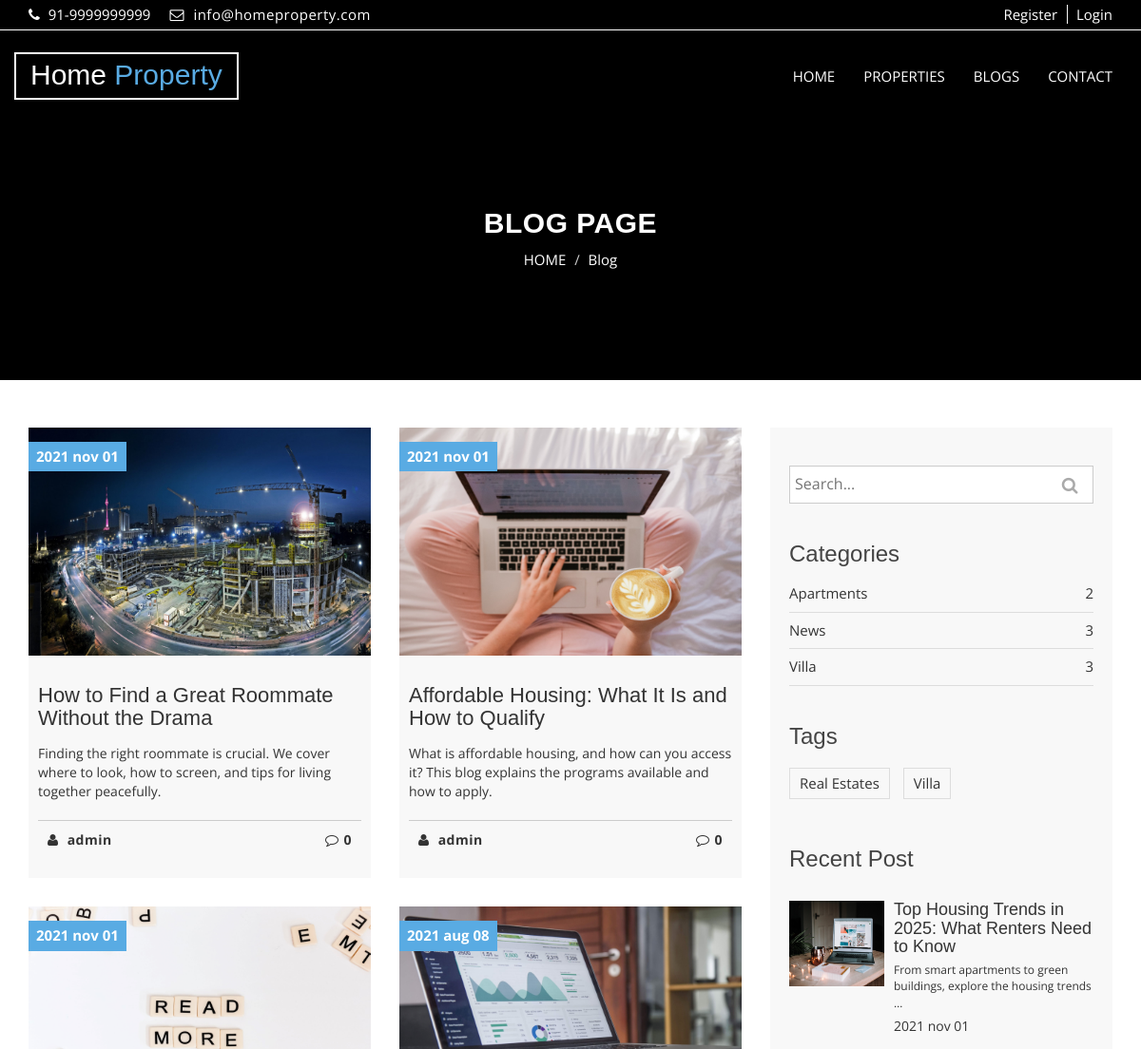
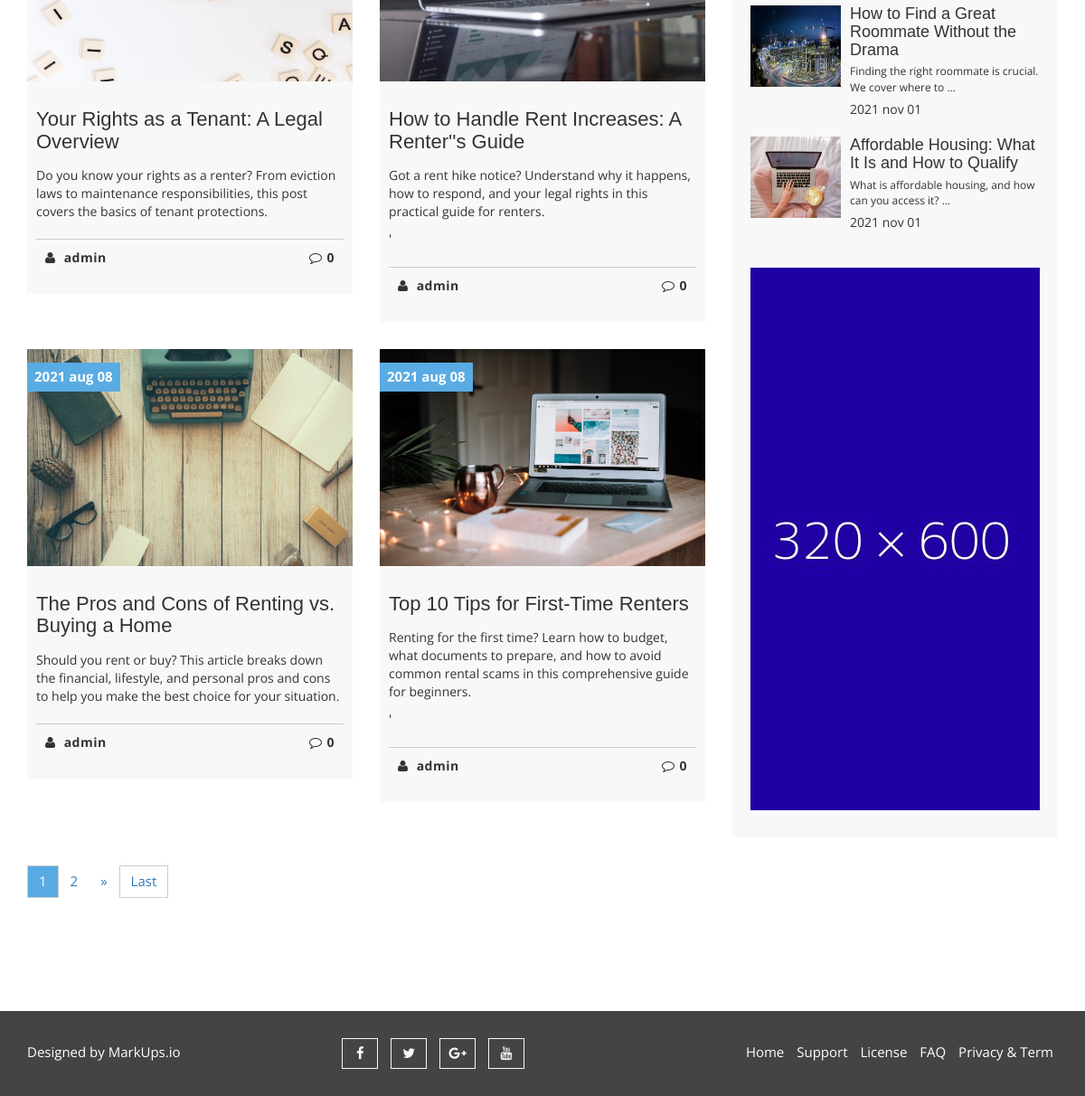
The page /blogs/tags/real-estates/ on the database its author committed (2 pictures, top to bottom).
### blog/models.py (models this page shows, shortened)
class Blog(models.Model):
    title = models.CharField(max_length=55, verbose_name='Title')
    author = models.ForeignKey(User, verbose_name='Author', on_delete = models.CASCADE, blank=False, null=False)
    category = models.ForeignKey("Category", related_name="blog", verbose_name='Category', on_delete=models.CASCADE, blank=True, null=True)
    tag = models.ManyToManyField("Tag", related_name="blogs", verbose_name='Tags', blank=True)
    image = models.ImageField(upload_to='blogs/', verbose_name='Image')
    content = RichTextField()
    slug = AutoSlugField(populate_from='title')
    pub_date = models.DateTimeField(auto_now_add=True)
    update_date = models.DateTimeField(auto_now=True)
    def get_absolute_url(self):
        return reverse('blog:Blog-Detail', kwargs={"pk": self.pk})
    class Meta:
        ordering = ('-pub_date',)

class Category(models.Model):
    title = models.CharField(max_length=55, verbose_name='Title')
    slug = AutoSlugField(populate_from='title')
    pub_date = models.DateTimeField(auto_now_add=True)
    def get_absolute_url(self):
        return reverse("blog:Blog-Category", kwargs={"category": self.slug})
    class Meta:
        verbose_name_plural = "Catrgories"

class Tag(models.Model):
    title = models.CharField(max_length=55, verbose_name='Title')
    slug = AutoSlugField(populate_from='title')
    pub_date = models.DateTimeField(auto_now_add=True)
    def get_absolute_url(self):
        return reverse("blog:Blog-Tag", kwargs={"tag": self.slug})

### blog/views.py (the view)
# urls.py: path("blogs/tags/<slug:tag>/", views.TagView.as_view(), name="Blog-Tag"),
class TagView(ListView):
    template_name = "blog/blog_list.html"
    context_object_name = "blogs"
    paginate_by = 6
    def get_queryset(self):
        return get_list_or_404(Blog.objects.select_related("author").prefetch_related("comments"), tag__slug=self.kwargs["tag"])

### blog/context_processors.py (called while the page is built)
def blog_context(request):
    categories = Category.objects.all().annotate(num_blogs=Count("blog"))
    tags = Tag.objects.all()
    recent_posts = Blog.objects.order_by("-pub_date")[:3]
    return {"categories": categories, "tags": tags, "recent_posts": recent_posts}

### property/context_processors.py (called while the page is built, shortened)
def global_context(request):
    return {}

### property/templatetags/template_tags.py (called while the page is built)
@register.simple_tag
def relative_url(value, field_name, urlencode=None):
    url = f'?{field_name}={value}'
    if urlencode:
        querystring = urlencode.split('&')
        filtered_querystring = filter(lambda p: p.split('=')[0] != field_name, querystring)
        encoded_querystring = '&'.join(filtered_querystring)
        url = f'{url}&{encoded_querystring}'
    return url

### blog/templates/blog/blog_list.html (shortened to what this page needs)
{% extends 'base.html' %}
{% load static %}
{% block content %}
  <section id="aa-property-header">
    <div class="container">
      <div class="row">
        <div class="col-md-12">
          <div class="aa-property-header-inner">
            <h2>Blog Page</h2>
            <ol class="breadcrumb">
            <li><a href="#">HOME</a></li>
            <li class="active">Blog</li>
          </ol>
          </div>
        </div>
      </div>
    </div>
  </section>
  <section id="aa-blog">
    <div class="container">
      <div class="row">
        <div class="col-md-12">
          <div class="aa-blog-area">
            <div class="row">
              <div class="col-md-8">
                <div class="aa-blog-content">
                  <div class="row">
                  {% for blog in blogs %}
                    <div class="col-md-6 col-sm-6">
                      <article class="aa-blog-single">
                        <figure class="aa-blog-img">
                          <a href="{{blog.get_absolute_url}}"><img alt="img" src="{{blog.image.url}}"></a>
                          <span class="aa-date-tag">{{blog.pub_date|date:"Y b d"}}</span>
                        </figure>
                        <div class="aa-blog-single-content">
                          <h3><a href="{% url 'blog:Blog-Detail' blog.id %}">{{blog.title}}</a></h3>
                          <p>{{blog.content|safe|truncatewords:30}}</p>
                          <div class="aa-blog-single-bottom">
                            <a class="aa-blog-author" href="#"><i class="fa fa-user"></i> {{blog.author}}</a>
                            <a class="aa-blog-comments" href="#"><i class="fa fa-comment-o"></i>{{blog.comments.count}}</a>
                          </div>
                        </div>
                      </article>
                    </div>
                  {%endfor%}
                  </div>
                  <div class="row">
                    <div class="col-md-12">
                      <div class="aa-properties-content-bottom">
                        <nav>
                          {%include 'property/pagination.html'%}
                        </nav>
                      </div>
                    </div>
                  </div>
                </div>
              </div>
              {% include "blog/sidebar.html"%}
            </div>
          </div>
        </div>
      </div>
    </div>
  </section>
{% endblock content %}

### blog/templates/blog/sidebar.html
{%load static%}
<div class="col-md-4">
    <aside class="aa-blog-sidebar">
        <div class="aa-blog-sidebar-single">
            <form action="{% url 'blog:Blog-Search' %}" method="GET">
                <div class="aa-blog-search">
                <input class="aa-search-text" type="text" name="q" placeholder="Search...">
                <button class="aa-search-submit" type="submit">
                    <i class="fa fa-search"></i>
                </button>
                </div>
            </form>
        </div>
        <div class="aa-blog-sidebar-single">
            <h3>Categories</h3>
            <ul class="aa-blog-catg">
            {% for category in categories %}
                <li><a href="{{category.get_absolute_url}}">{{category.title}}</a><span>{{category.num_blogs}}</span></li>
            {% endfor %}
            </ul>
        </div>
        <div class="aa-blog-sidebar-single">
            <h3>Tags</h3>
            <div class="tag-cloud">
            {% for tag in tags %}
                <a href="{{tag.get_absolute_url}}">{{tag.title}}</a>
            {% endfor %}
            </div>
        </div>
        <div class="aa-blog-sidebar-single">
            <h3>Recent Post</h3>
            <div class="aa-blog-recent-post">
            {% for post in recent_posts %}
                <div class="media">
                    <div class="media-left">
                        <a href="{{post.get_absolute_url}}">
                            <img alt="img" src="{{post.image.url}}" class="media-object">
                        </a>
                    </div>
                    <div class="media-body">
                        <h4 class="media-heading"><a href="{{post.get_absolute_url}}">{{post.title}}</a></h4>
                        <p>{{post.content|truncatewords:10|safe}}</p>
                        <span>{{post.pub_date|date:"Y b d"}}</span>
                    </div>
                </div>
            {%endfor%}
            </div>
        </div>
        <div class="aa-blog-sidebar-single">
            <div class="aa-banner-ads">
                <a href="#">
                <img src="{%static 'img/banner-ads.jpg'%}" alt="banner img">
                </a>
            </div>
        </div>
    </aside>
</div>

### static/css/theme-color/default-theme.css (style rules this page uses)
h2 { color: #59abe3; }
.aa-blog-single .aa-date-tag { background-color: #59abe3; }
#aa-property-header .aa-property-header-inner .breadcrumb li.active { color: #59abe3; }

### rows shown on the page
Blog: image (picture), pub_date "2021 nov 01", title "How to Find a Great Roommate Without the Drama", content "Finding the right roommate is crucial. We cover where to look, how to screen, and tips for living together peacefully.", author "admin", comments.count "0", content "Finding the right roommate is crucial. We cover where to …"
Blog: image (picture), pub_date "2021 nov 01", title "Affordable Housing: What It Is and How to Qualify", content "What is affordable housing, and how can you access it? This blog explains the programs available and how to apply.", author "admin", comments.count "0", content "What is affordable housing, and how can you access it? …"
Blog: image (picture), pub_date "2021 nov 01", title "Your Rights as a Tenant: A Legal Overview", content "Do you know your rights as a renter? From eviction laws to maintenance responsibilities, this post covers the basics of tenant protections.", author "admin", comments.count "0"
Blog: image (picture), pub_date "2021 aug 08", title "How to Handle Rent Increases: A Renter''s Guide", content "Got a rent hike notice? Understand why it happens, how to respond, and your legal rights in this practical guide for renters. '", author "admin", comments.count "0"
Blog: image (picture), pub_date "2021 aug 08", title "The Pros and Cons of Renting vs. Buying a Home", content "Should you rent or buy? This article breaks down the financial, lifestyle, and personal pros and cons to help you make the best choice for your situation.", author "admin", comments.count "0"
Blog: image (picture), pub_date "2021 aug 08", title "Top 10 Tips for First-Time Renters", content "Renting for the first time? Learn how to budget, what documents to prepare, and how to avoid common rental scams in this comprehensive guide for beginners. '", author "admin", comments.count "0"
Category: title "Apartments", num_blogs "2"
Category: title "News", num_blogs "3"
Category: title "Villa", num_blogs "3"
Tag: title "Real Estates"
Tag: title "Villa"
Blog: image (picture), title "Top Housing Trends in 2025: What Renters Need to Know", content "From smart apartments to green buildings, explore the housing trends …", pub_date "2021 nov 01"

### other values the page prints
{{ num }} "1"
{{ num }} "2"
